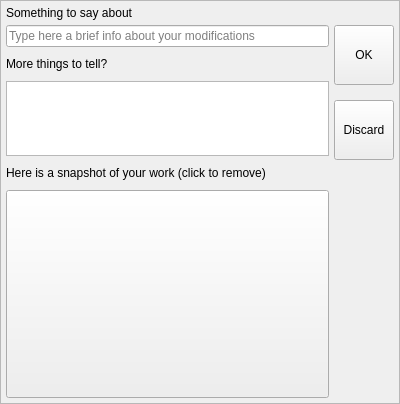
<?xml version="1.0" encoding="UTF-8"?>
<ui version="4.0">
 <class>WatcherFeeling</class>
 <widget class="QWidget" name="WatcherFeeling">
  <property name="geometry">
   <rect>
    <x>0</x>
    <y>0</y>
    <width>400</width>
    <height>404</height>
   </rect>
  </property>
  <property name="minimumSize">
   <size>
    <width>400</width>
    <height>0</height>
   </size>
  </property>
  <property name="maximumSize">
   <size>
    <width>400</width>
    <height>16777215</height>
   </size>
  </property>
  <property name="windowTitle">
   <string>Form</string>
  </property>
  <layout class="QVBoxLayout" name="verticalLayout">
   <property name="spacing">
    <number>0</number>
   </property>
   <property name="margin">
    <number>0</number>
   </property>
   <item>
    <widget class="QFrame" name="globalFrame">
     <property name="frameShape">
      <enum>QFrame::StyledPanel</enum>
     </property>
     <property name="frameShadow">
      <enum>QFrame::Raised</enum>
     </property>
     <layout class="QVBoxLayout" name="verticalLayout_4">
      <property name="spacing">
       <number>5</number>
      </property>
      <property name="margin">
       <number>5</number>
      </property>
      <item>
       <widget class="QLabel" name="label">
        <property name="text">
         <string>Something to say about </string>
        </property>
        <property name="wordWrap">
         <bool>true</bool>
        </property>
       </widget>
      </item>
      <item>
       <layout class="QHBoxLayout" name="horizontalLayout">
        <property name="spacing">
         <number>5</number>
        </property>
        <item>
         <layout class="QVBoxLayout" name="verticalLayout_2">
          <property name="spacing">
           <number>10</number>
          </property>
          <item>
           <widget class="QLineEdit" name="baseText">
            <property name="placeholderText">
             <string>Type here a brief info about your modifications</string>
            </property>
           </widget>
          </item>
          <item>
           <widget class="QLabel" name="moreTextLabel">
            <property name="text">
             <string>More things to tell?</string>
            </property>
            <property name="wordWrap">
             <bool>true</bool>
            </property>
           </widget>
          </item>
          <item>
           <widget class="QPlainTextEdit" name="moreText"/>
          </item>
          <item>
           <widget class="QLabel" name="previewLabel">
            <property name="text">
             <string>Here is a snapshot of your work (click to remove)</string>
            </property>
            <property name="wordWrap">
             <bool>true</bool>
            </property>
           </widget>
          </item>
          <item>
           <widget class="QPushButton" name="preview">
            <property name="sizePolicy">
             <sizepolicy hsizetype="Fixed" vsizetype="Fixed">
              <horstretch>0</horstretch>
              <verstretch>0</verstretch>
             </sizepolicy>
            </property>
            <property name="styleSheet">
             <string notr="true">width: 	320px;
height:	200px;</string>
            </property>
            <property name="text">
             <string/>
            </property>
            <property name="iconSize">
             <size>
              <width>300</width>
              <height>180</height>
             </size>
            </property>
            <property name="checkable">
             <bool>true</bool>
            </property>
            <property name="checked">
             <bool>false</bool>
            </property>
           </widget>
          </item>
         </layout>
        </item>
        <item>
         <layout class="QVBoxLayout" name="verticalLayout_3">
          <property name="spacing">
           <number>15</number>
          </property>
          <item>
           <widget class="WatcherFeelingWaiter" name="ok">
            <property name="minimumSize">
             <size>
              <width>60</width>
              <height>60</height>
             </size>
            </property>
            <property name="maximumSize">
             <size>
              <width>60</width>
              <height>60</height>
             </size>
            </property>
            <property name="styleSheet">
             <string notr="true"/>
            </property>
            <property name="text">
             <string>OK</string>
            </property>
           </widget>
          </item>
          <item>
           <widget class="QPushButton" name="cancel">
            <property name="minimumSize">
             <size>
              <width>60</width>
              <height>60</height>
             </size>
            </property>
            <property name="maximumSize">
             <size>
              <width>60</width>
              <height>60</height>
             </size>
            </property>
            <property name="text">
             <string>Discard</string>
            </property>
           </widget>
          </item>
          <item>
           <spacer name="verticalSpacer">
            <property name="orientation">
             <enum>Qt::Vertical</enum>
            </property>
            <property name="sizeHint" stdset="0">
             <size>
              <width>20</width>
              <height>40</height>
             </size>
            </property>
           </spacer>
          </item>
         </layout>
        </item>
       </layout>
      </item>
     </layout>
    </widget>
   </item>
  </layout>
 </widget>
 <customwidgets>
  <customwidget>
   <class>WatcherFeelingWaiter</class>
   <extends>QPushButton</extends>
   <header>core/watcherfeeling.h</header>
  </customwidget>
 </customwidgets>
 <tabstops>
  <tabstop>baseText</tabstop>
  <tabstop>moreText</tabstop>
  <tabstop>ok</tabstop>
 </tabstops>
 <resources/>
 <connections>
  <connection>
   <sender>ok</sender>
   <signal>released()</signal>
   <receiver>WatcherFeeling</receiver>
   <slot>action()</slot>
   <hints>
    <hint type="sourcelabel">
     <x>392</x>
     <y>87</y>
    </hint>
    <hint type="destinationlabel">
     <x>399</x>
     <y>51</y>
    </hint>
   </hints>
  </connection>
  <connection>
   <sender>baseText</sender>
   <signal>returnPressed()</signal>
   <receiver>WatcherFeeling</receiver>
   <slot>action()</slot>
   <hints>
    <hint type="sourcelabel">
     <x>240</x>
     <y>50</y>
    </hint>
    <hint type="destinationlabel">
     <x>399</x>
     <y>142</y>
    </hint>
   </hints>
  </connection>
  <connection>
   <sender>cancel</sender>
   <signal>released()</signal>
   <receiver>WatcherFeeling</receiver>
   <slot>action()</slot>
   <hints>
    <hint type="sourcelabel">
     <x>354</x>
     <y>124</y>
    </hint>
    <hint type="destinationlabel">
     <x>399</x>
     <y>314</y>
    </hint>
   </hints>
  </connection>
 </connections>
 <slots>
  <slot>action()</slot>
 </slots>
</ui>
